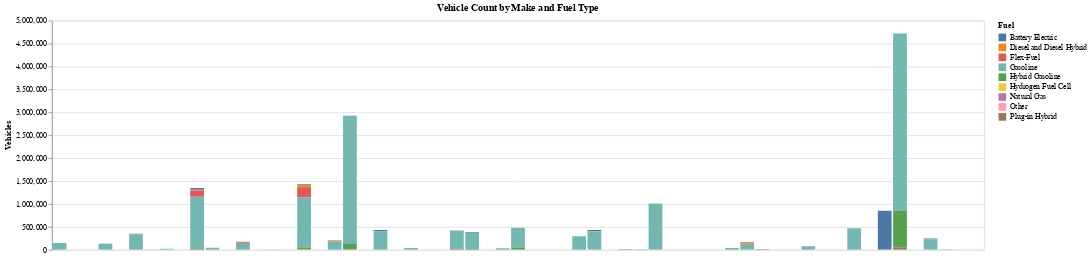

This figure's notebook cell:
### Code cell
display(chart)

### Figure 1 — Vega-Lite specification as saved in the notebook (floating-point values rounded to 4 significant figures; data arrays with more than 128 entries replaced by an {"elided": "..."} marker saying what was removed)
{"config": {"view": {"continuousWidth": 300, "continuousHeight": 300}}, "data": {"name": "data-05723db18fc1a994397defc35822cb4b"}, "mark": {"type": "bar"}, "encoding": {"color": {"field": "Fuel", "type": "nominal"}, "tooltip": [{"field": "Make", "type": "nominal"}, {"field": "Fuel", "type": "nominal"}, {"field": "Vehicles", "type": "quantitative"}], "x": {"axis": null, "field": "Make", "type": "nominal"}, "y": {"field": "Vehicles", "type": "quantitative"}}, "params": [{"name": "param_1", "select": {"type": "interval", "encodings": ["x", "y"]}, "bind": "scales"}], "title": "Vehicle Count by Make and Fuel Type", "$schema": "https://vega.github.io/schema/vega-lite/v5.20.1.json", "datasets": {"data-05723db18fc1a994397defc35822cb4b": {"elided": "151 records"}}}
